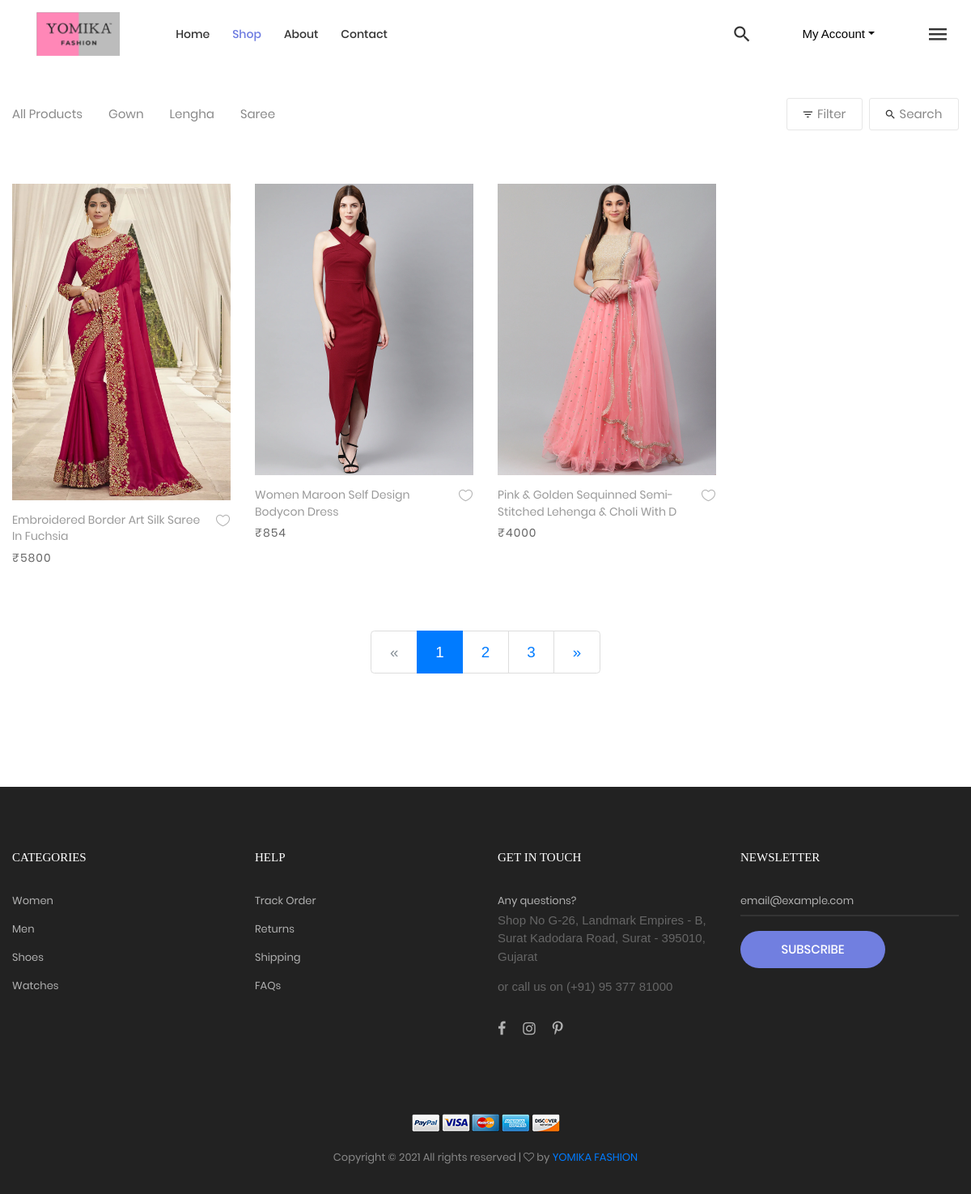
/products/shop/, run on the app's committed database.
### app_products/models.py (models this page shows, shortened)
class category(models.Model):
    productCategory = models.CharField(max_length=50)
    def __str__(self):
        return self.productCategory

class product(models.Model):
    cat = models.ForeignKey(category, on_delete = models.CASCADE)
    seller = models.ForeignKey(User, on_delete=models.CASCADE)
    upload_date = models.DateTimeField(default=timezone.now)
    slug = models.SlugField(max_length=150, blank=True, null=True)
    img1 = models.ImageField(upload_to=img_path, blank=True)
    img2 = models.ImageField(upload_to=img_path, blank=True)
    img3 = models.ImageField(upload_to=img_path, blank=True)
    title = models.CharField(max_length=60)
    price = models.IntegerField()
    stock_qty = models.IntegerField(default=0)
    size = models.CharField(max_length=255)
    color = models.CharField(max_length=255)
    desc = models.CharField(max_length=555)
    fabric = models.CharField(max_length=20, blank=True)
    work = models.CharField(max_length=50, blank=True)
    style = models.CharField(max_length=200, blank=True)
    occasion = models.CharField(max_length=200, blank=True)

### app_products/views.py (the view, shortened to what this page needs)
# urls.py: path('shop/', views.productFilter.as_view(), name='productFilter'),
class productFilter(View):
    def get(self, request):
        context = {}
        all_products = models.product.objects.all().order_by('-upload_date')
        page = request.GET.get('page', 1)
        search = request.GET.get('search')
        catBy = request.GET.get('cat')
        sortBy = request.GET.get('sb')
        priceBy = request.GET.get('pb')
        colorBy = request.GET.get('cb')
        if catBy:
            all_products = all_products.filter(cat__productCategory=catBy)
        if sortBy == 'lowHigh':
            all_products = all_products.order_by('price')
        if sortBy == 'highLow':
            all_products = all_products.order_by('-price')
        paginator = Paginator(all_products, 3)
        try:
            product = paginator.page(page)
        except PageNotAnInteger:
            product = paginator.page(1)
        except EmptyPage:
            product = paginator.page(paginator.num_pages)
        context['categorys'] = models.category.objects.all()
        context['products'] = product
        context['categoryName'] = catBy
        return render(request, 'app_products/shop-filter.html', context)

### app_cart/context_processors.py (called while the page is built)
def cartCount(request):
    c = 0
    try:
        obj = Cart.objects.filter(user = request.user)
        for x in obj:
            c += 1
    except:pass
    return {'cartCount':c}

def cartTotal(request):
    total = []
    try:
        obj = Cart.objects.filter(user=request.user)
        for x in obj:
            total.append(x.product_id.price*x.product_qty)
    except:
        pass
    return {'cartTotal': sum(total)}

### assets/templates/app_products/shop-filter.html (shortened to what this page needs)
{% extends '../base.html' %}
{% load static %}
{% block shop %}active-menu{% endblock shop %}
{% block content %}
	<div class="bg0 m-t-23 p-b-140">
		<div id="main" class="container">
			<div class="flex-w flex-sb-m p-b-52">
				<div class="flex-w flex-l-m filter-tope-group m-tb-10">
					<a class="stext-106 cl6 hov1 bor3 trans-04 m-r-32 m-tb-5 " href="{% url 'products:shop' %}">
						All Products
					</a>
					{% for category in categorys  %}
					<a class="stext-106 cl6 hov1 bor3 trans-04 m-r-32 m-tb-5 {% if category.productCategory == categoryName %}how-active1{% endif %}" href="{% url 'products:productFilter' %}?cat={{category}}">
						{{category | title}}
					</a>
					{% endfor %}
				</div>
				<div class="flex-w flex-c-m m-tb-10">
					<div class="flex-c-m stext-106 cl6 size-104 bor4 pointer hov-btn3 trans-04 m-r-8 m-tb-4 js-show-filter">
						<i class="icon-filter cl2 m-r-6 fs-15 trans-04 zmdi zmdi-filter-list"></i>
						 Filter
					</div>
					<div class="flex-c-m stext-106 cl6 size-105 bor4 pointer hov-btn3 trans-04 m-tb-4 js-show-search">
						<i class="icon-search cl2 m-r-6 fs-15 trans-04 zmdi zmdi-search"></i>
						Search
					</div>
				</div>
			</div>
			<div id='shop' class="row isotope-grid shop">
				{% for product in products %}
				<div class="col-6 col-md-4 col-lg-3 p-b-35 isotope-item {{product.cat}}">
					<div class="block2">
						<div class="block2-pic hov-img0">
							<img src="{{product.img1.url}}" alt="IMG-PRODUCT">
						</div>
						<div class="block2-txt flex-w flex-t p-t-14">
							<div class="block2-txt-child1 flex-col-l ">
								<a href="{% url 'products:productDetails' product.pk product.slug %}" class="stext-104 cl4 hov-cl1 trans-04 js-name-b2 p-b-6"> {{product.title | title}} </a>
								<span class="stext-105 cl3">
									₹{{product.price}}
								</span>
							</div>
							<div class="block2-txt-child2 flex-r p-t-3">
								<a href="#" class="btn-addwish-b2 dis-block pos-relative js-addwish-b2">
									<img class="icon-heart1 dis-block trans-04" src="{% static 'images/icons/icon-heart-01.png' %}" alt="ICON">
								</a>
							</div>
						</div>
					</div>
				</div>
				{% endfor %}
			</div>
			{% if products.has_other_pages %}
			<div id="pagi" class="flex-c-m flex-w w-full p-t-45">
				<ul class="pagination pagination-lg">
					{% if products.has_previous %}
					<li class="page-item"><a class="page-link" href="{{request.get_full_path}}&page={{ products.previous_page_number }}" aria-label="Previous">&laquo;</a></li>
					{% else %}
					<li class="disabled page-item"><span class="page-link" aria-label="Previous">&laquo;</span></li>
					{% endif %}
					{% for i in products.paginator.page_range %}
					{% if products.number == i %}
						<li class="page-item active"><a class="page-link " href="#">{{ i }}</a></li>
					{% else %}
						<li class="page-item"><a class="page-link" href="{{request.get_full_path}}&page={{ i }}">{{ i }}</a></li>
					{% endif %}
					{% endfor %}
					{% if products.has_next %}
					<li class="page-item"><a class="page-link" href="{{request.get_full_path}}&page={{ products.next_page_number }}" aria-label="Next">&raquo;</a></li>
					{% else %}
					<li class="page-item disabled"><a class="page-link" href="" aria-label="Next">&raquo;</a></li>
					{% endif %}
				</ul>
			</div>
			{% endif %}
		</div>
	</div>
{% endblock content %}

### assets/static/css/main.css (style rules this page uses)
.container { max-width: 1380px; }
@media (max-width: 1600px) { .container { max-width: 1200px; } }
.block2-pic { position: relative; }
.block2-txt-child1 { width: calc(100% - 30px); }
.block2-txt-child2 { width: 30px; }
.cl2 { color: #333; }
.cl3 { color: #666; }
.cl4 { color: #999; }
.cl6 { color: #888; }
.stext-104 { font-family: Poppins-Regular; font-size: 14px; line-height: 1.466667; }
.stext-105 { font-family: Poppins-Regular; font-size: 14px; line-height: 1.466667; letter-spacing: 1px; }
.stext-106 { font-family: Poppins-Regular; font-size: 15px; line-height: 1.2; }
.size-104 { min-width: 94px; height: 40px; }
.size-105 { min-width: 111px; height: 40px; }
.bg0 { background-color: #fff; }
.bor3 { border-bottom: 1px solid transparent; }
.bor4 { border: 1px solid #e6e6e6; border-radius: 3px; }
.hov-img0 { display: block; overflow: hidden; }
.hov-img0 img { width: 100%; -webkit-transition: transform 0.9s ease; -o-transition: transform 0.9s ease; -moz-transition: transform 0.9s ease; transition: transform 0.9s ease; }

### data on the page
category: productCategory "Gown"
category: productCategory "Lengha"
category: productCategory "Saree"
product: img1 (picture), title "Embroidered Border Art Silk Saree In Fuchsia", price "5800"
product: img1 (picture), title "Women Maroon Self Design Bodycon Dress", price "854"
product: img1 (picture), title "Pink & Golden Sequinned Semi-Stitched Lehenga & Choli With D", price "4000"

### other printed values
{{ i }} "1"
{{ i }} "2" "3"
